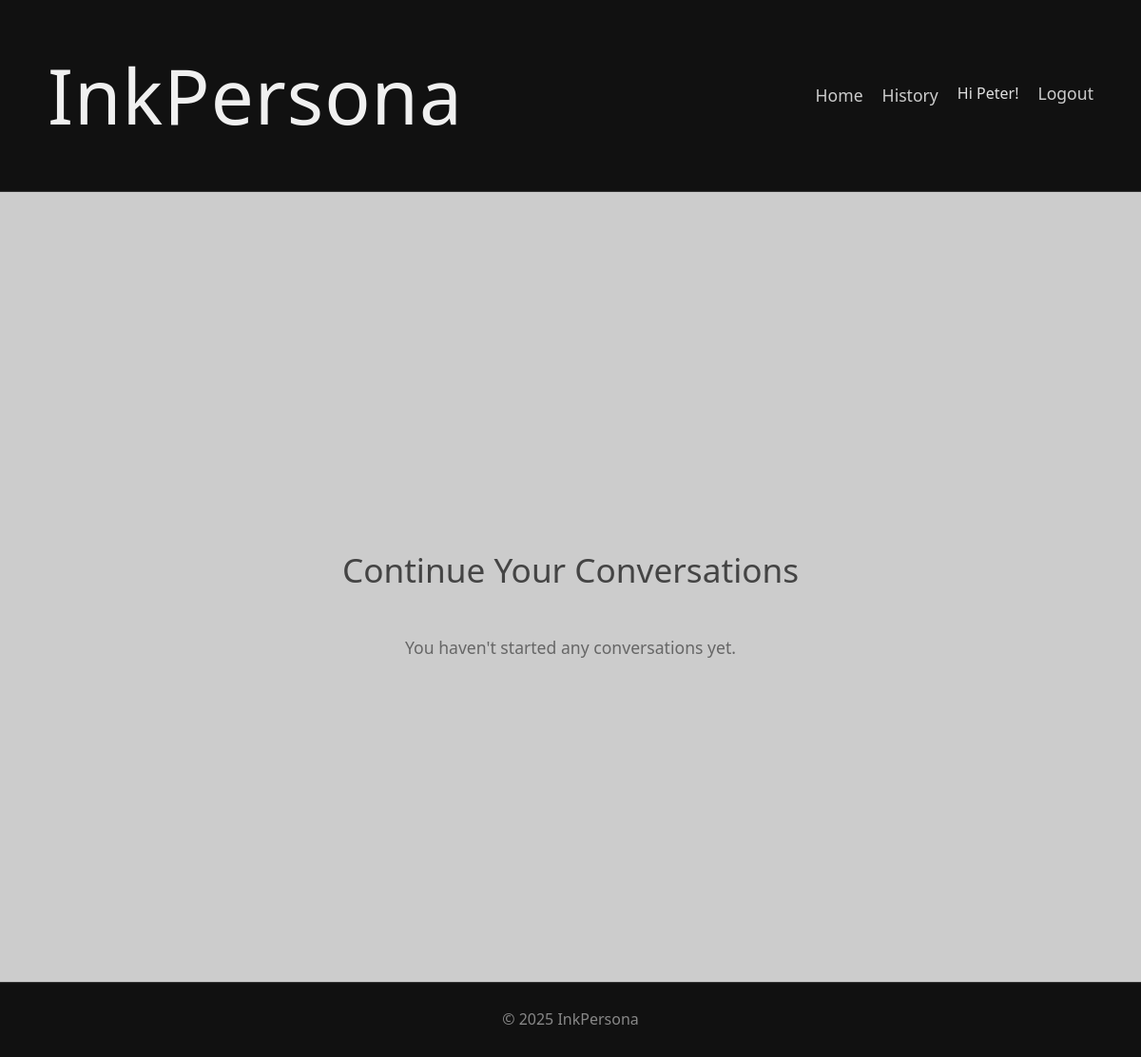
The app's page /app/history/ (signed in), older data.
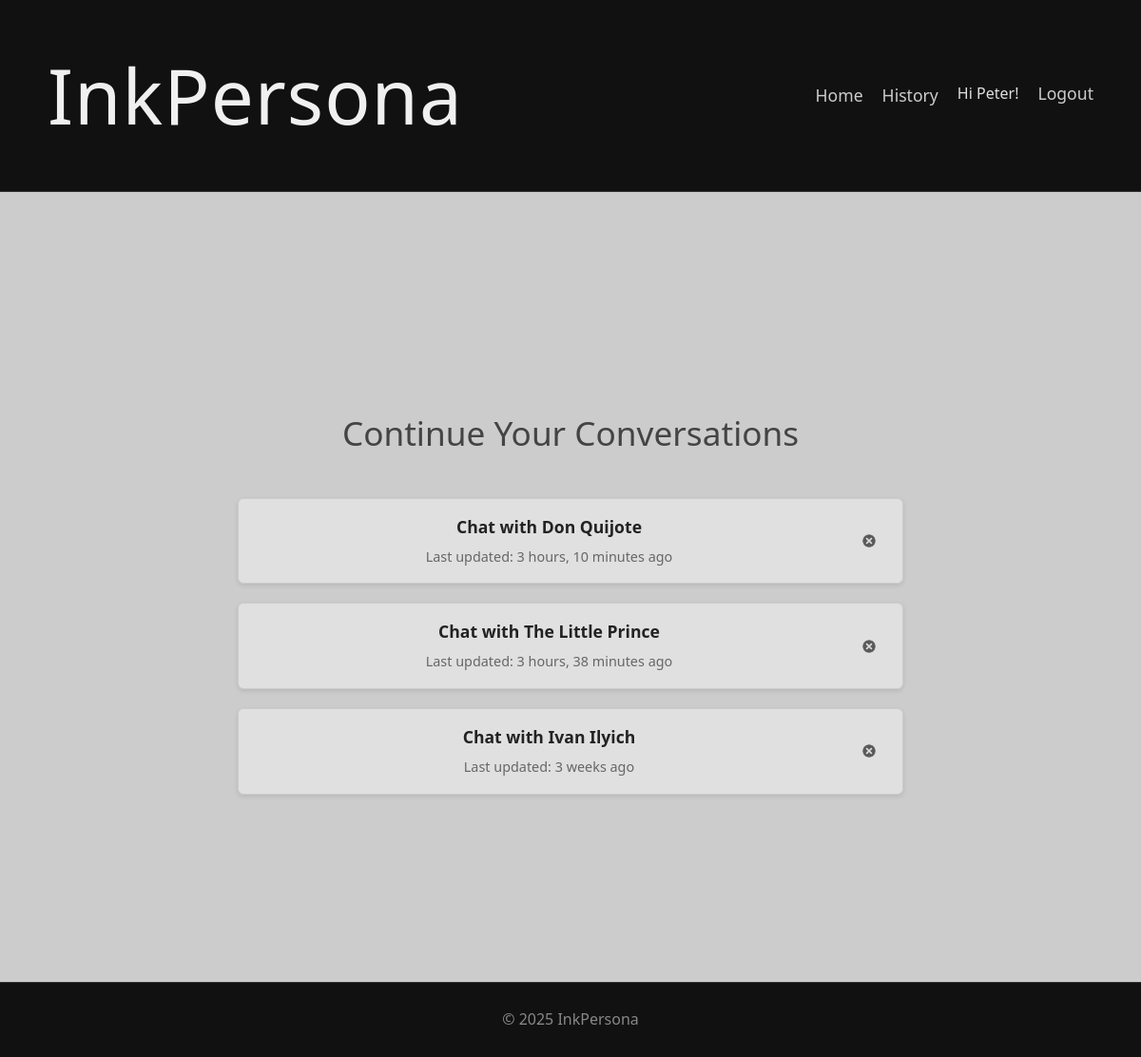
The same page, newer data.
### characters/models.py (models this page shows, shortened)
class Conversation(models.Model):
    user = models.ForeignKey(
        settings.AUTH_USER_MODEL,
        on_delete=models.CASCADE,
        related_name='conversations'
    )
    character = models.ForeignKey(
        LiteraryCharacter,
        on_delete=models.CASCADE,
        related_name='conversations'
    )
    last_updated = models.DateTimeField(
        auto_now=True,
        help_text="Timestamp of the last message in the conversation."
    )
    class Meta:
        unique_together = ('user', 'character')
        ordering = ['-last_updated']

class LiteraryCharacter(models.Model):
    name = models.CharField(max_length=200)
    book = models.CharField(max_length=200)
    author = models.CharField(max_length=200)
    description = models.TextField(
        help_text="Detailed description of the character's personality, background, and speech patterns."
    )
    emoji = models.CharField(max_length=10, blank=True, help_text="Optional emoji representation.")
    tags = models.JSONField(default=list, help_text="List of keywords associated with the character.")
    image = models.ImageField(
        upload_to='character_images/',
        blank=True,
        null=True,
        help_text="Optional image for the character."
    )

### characters/views.py (the view)
# urls.py: path('history/', views.conversation_history, name='conversation_history'),
@login_required
def conversation_history(request):
    user_conversations = Conversation.objects.filter(user=request.user).order_by('-last_updated')
    context = {
        'conversations': user_conversations,
    }
    return render(request, 'characters/conversation_history.html', context)

### characters/templates/characters/conversation_history.html (shortened to what this page needs)
{% extends 'base.html' %}
{% load static %}
{% block content %}
<section class="section history-section">
    <div class="container">
            <h2 class="section-title">Continue Your Conversations</h2>
            {% if conversations %}
                <ul class="conversation-list">
                    {% for conversation in conversations %}
                        <li class="conversation-item">
                            <div class="conversation-entry">
                                <a href="{% url 'characters:character_detail' conversation.character.id %}" class="conversation-link">
                                    <span class="character-name">Chat with {{ conversation.character.name }}</span>
                                    <span class="last-updated">Last updated: {{ conversation.last_updated|timesince }} ago</span>
                                </a>
                                <form method="post" action="{% url 'characters:delete_conversation' conversation.id %}" class="delete-form" onsubmit="return confirm('Are you sure you want to delete this conversation?');">
                                    <button type="submit" class="btn-delete" title="Delete Conversation">
                                        <img src="{% static 'icons/delete_icon.png' %}" alt="Delete" class="delete-icon">
                                    </button>
                                </form>
                            </div>
                        </li>
                    {% endfor %}
                </ul>
            {% else %}
                <p class="no-history">You haven't started any conversations yet.</p>
            {% endif %}
    </div>
</section>
{% endblock %}

### templates/base.html (shortened to what this page needs)
{% load static %}
<!DOCTYPE html>
<html lang="en">
<head>
    <link rel="stylesheet" href="{% static 'css/styles.css' %}">
</head>
<body class="app-body">
    <header class="app-header">
        <div class="container">
            <h1 class="site-title"><a href="{% url 'landing_page' %}" class="site-title-link">InkPersona</a></h1>
            {% if request.resolver_match.url_name != 'login' and request.resolver_match.url_name != 'signup' %}
            <nav>
                <ul>
                    <li><a href="{% url 'characters:character_list' %}">Home</a></li>
                    {% if user.is_authenticated %}
                        <li><a href="{% url 'characters:conversation_history' %}">History</a></li>
                    {% endif %}
                    {% if user.is_authenticated %}
                        <li><span>Hi {{ user.username }}!</span></li>
                        <li>
                            <form method="post" action="{% url 'logout' %}" style="display: inline;">
                                <button type="submit" class="nav-button-link">Logout</button>
                            </form>
                        </li>
                    {% else %}
                        <li><a href="{% url 'login' %}">Login</a></li>
                    {% endif %}
                </ul>
            </nav>
            {% endif %}
        </div>
    </header>
    <main>
        {% block content %}{% endblock %}
    </main>
    <footer class="app-footer">
        <div class="container">
            <p>&copy; {% now "Y" %} InkPersona</p>
        </div>
    </footer>
</body>
</html>

### static/css/styles.css (style rules this page uses)
body.app-body { background-color: #111; color: #e0e0e0; font-family: 'Segoe UI', Tahoma, Geneva, Verdana, sans-serif; margin: 0; padding: 0; line-height: 1.6; height: 100vh; overflow: hidden; }
.container { max-width: 1100px; margin: 0 auto; padding: 0 20px; }
.app-header { background-color: #111; padding: 15px 0; border-bottom: 1px solid #333; position: sticky; top: 0; z-index: 10; transition: padding 0.3s ease-out; }
.app-header .container { display: flex; justify-content: space-between; align-items: center; }
.site-title-link { font-size: 2.5em; font-weight: 300; color: #f0f0f0; text-decoration: none; letter-spacing: 1px; transition: font-size 0.3s ease-out; }
.app-header nav a { color: #ccc; text-decoration: none; font-size: 1.1em; transition: color 0.3s ease; }
.app-header nav ul { list-style: none; padding: 0; margin: 0; display: flex; }
.app-header nav li { margin-left: 20px; }
main { background-color: #cccccc; color: #333; height: calc(100vh - 70.861px); overflow-y: scroll; position: relative; z-index: 1; }
.section { min-height: calc(100vh - 70.861px); width: 100%; display: flex; justify-content: center; align-items: center; text-align: center; padding: 40px 0; border-bottom: 1px solid #bbb; opacity: 0; transform: translateY(50px); transition: opacity 0.8s ease-out, transform 0.8s ease-out; overflow: hidden; box-sizing: border-box; }
.section.active { opacity: 1; transform: translateY(0); }
.section:last-child { border-bottom: none; }
.section .container { max-width: 1100px; width: 90%; padding: 20px; max-height: 100%; overflow-y: auto; }
.section-title { text-align: center; font-size: 2.2em; margin-bottom: 40px; color: #444; font-weight: 300; }
.character-name { font-size: 1.5em; margin-top: 0; margin-bottom: 5px; color: #222; }
.app-footer { background-color: #111; color: #888; text-align: center; padding: 10px 0; border-top: 1px solid #333; position: fixed; bottom: 0; left: 0; width: 100%; z-index: 10; box-sizing: border-box; }
.section:last-child .container { padding-bottom: 80px; }
.conversation-list { list-style: none; padding: 0; margin: 40px auto 0 auto; max-width: 700px; }
.conversation-item { background-color: #e0e0e0; border-radius: 6px; margin-bottom: 20px; box-shadow: 0 2px 5px rgba(0,0,0,0.1); border: 1px solid #ccc; transition: box-shadow 0.3s ease; }
.conversation-entry { display: flex; justify-content: space-between; align-items: center; gap: 15px; padding: 15px 20px; }
.conversation-link { display: block; text-decoration: none; color: #444; flex-grow: 1; }
.conversation-link .character-name { font-weight: bold; display: block; margin-bottom: 5px; font-size: 1.1em; }
.conversation-link .last-updated { font-size: 0.9em; color: #666; }
.delete-form { margin: 0; flex-shrink: 0; }
.btn-delete { background: none; border: none; cursor: pointer; padding: 5px; line-height: 0; opacity: 0.6; transition: opacity 0.2s ease; }
.delete-icon { width: 20px; height: 20px; vertical-align: middle; }
.nav-button-link { background: none; border: none; padding: 0; margin: 0; color: #ccc; font-family: inherit; font-size: 1.1em; cursor: pointer; text-decoration: none; transition: color 0.3s ease; }

Row changes from the older to the newer data that the page shows:
added Conversation: character.name "Don Quijote", last_updated "3 hours, 10 minutes"
added Conversation: character.name "The Little Prince", last_updated "3 hours, 38 minutes"
added Conversation: character.name "Ivan Ilyich", last_updated "3 weeks"
Text that changed along with them:
text no longer shown: "You haven't started any conversations yet."
